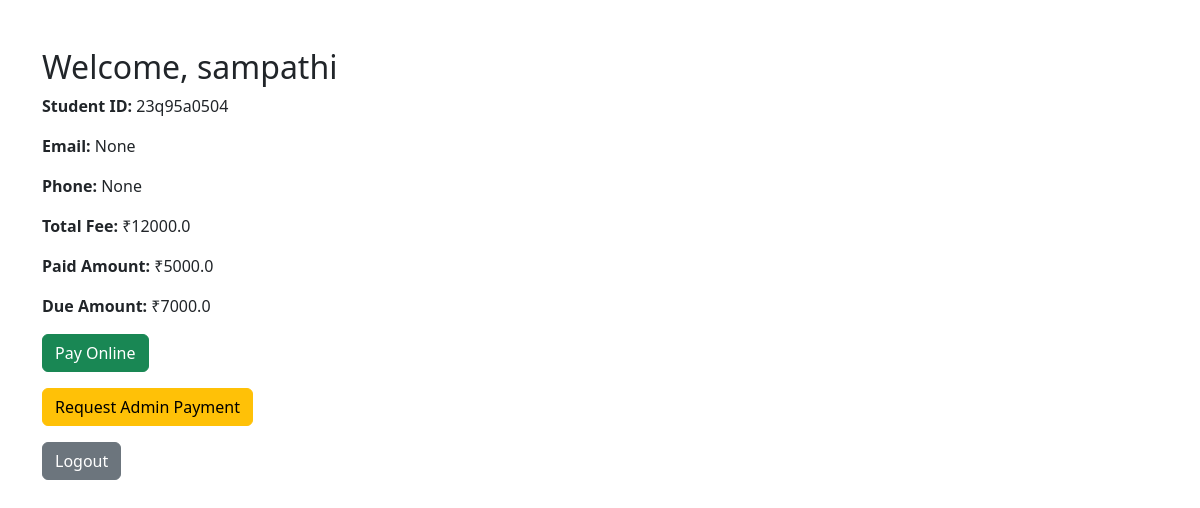
The app's page /student/dashboard (signed in), older data.
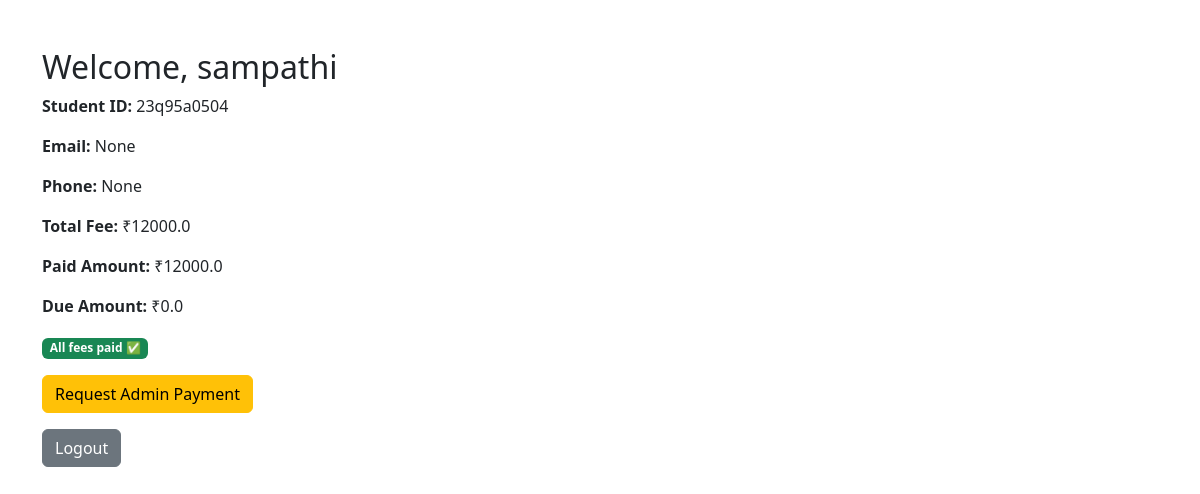
The same page, newer data.
### tables this page shows
CREATE TABLE students (
            sid TEXT PRIMARY KEY,
            name TEXT NOT NULL,
            total REAL NOT NULL,
            balance REAL NOT NULL,
            password TEXT NOT NULL
        , branch_id INTEGER, section_id INTEGER, email TEXT, phone TEXT, admin_request INTEGER DEFAULT 0);

### app.py (the view)
@app.route("/student/dashboard")
def student_dashboard():
    if "student_id" not in session:
        return redirect(url_for("student_login"))
    sid = session["student_id"]
    with get_db_connection() as conn:
        student = conn.execute("SELECT * FROM students WHERE sid=?", (sid,)).fetchone()
    if not student:
        session.pop("student_id", None)
        flash("Student not found ❌", "danger")
        return redirect(url_for("student_login"))
    student_dict = dict(student)
    student_dict['paid_amount'] = student_dict['total'] - student_dict['balance']
    student_dict['due_amount'] = student_dict['balance']
    return render_template("student_dashboard.html", student=student_dict)

### app.py (called while the page is built)
def get_db_connection():
    conn = sqlite3.connect(DB_PATH, timeout=10)
    conn.row_factory = sqlite3.Row
    conn.execute("PRAGMA foreign_keys=ON")
    return conn

### templates/student_dashboard.html (shortened to what this page needs)
<!DOCTYPE html>
<html>
<head>
    <link rel="stylesheet" href="https://cdn.jsdelivr.net/npm/bootstrap@5.3.0/dist/css/bootstrap.min.css">
</head>
<body class="container mt-5">
<h2>Welcome, {{ student['name'] }}</h2>
<p><strong>Student ID:</strong> {{ student['sid'] }}</p>
<p><strong>Email:</strong> {{ student['email'] }}</p>
<p><strong>Phone:</strong> {{ student['phone'] }}</p>
<p><strong>Total Fee:</strong> ₹{{ student['total'] }}</p>
<p><strong>Paid Amount:</strong> ₹{{ student['paid_amount'] }}</p>
<p><strong>Due Amount:</strong> ₹{{ student['due_amount'] }}</p>
{% if student['due_amount'] > 0 %}
    <a href="{{ url_for('student_pay') }}" class="btn btn-success">Pay Online</a>
{% else %}
    <span class="badge bg-success">All fees paid ✅</span>
{% endif %}
<form method="POST" action="{{ url_for('request_admin_payment') }}" class="mt-3">
    <button type="submit" class="btn btn-warning">Request Admin Payment</button>
</form>
<a href="{{ url_for('student_logout') }}" class="btn btn-secondary mt-3">Logout</a>
</body>
</html>

Row changes from the older to the newer data that the page shows:
changed students "sampathi": due_amount "7000.0" → "0.0"; balance 7000 → 0 (drawn)
Text that changed along with them:
{{ student['paid_amount'] }}: "5000.0" → "12000.0"
text no longer shown: "Pay Online"
text now shown: "All fees paid ✅"
